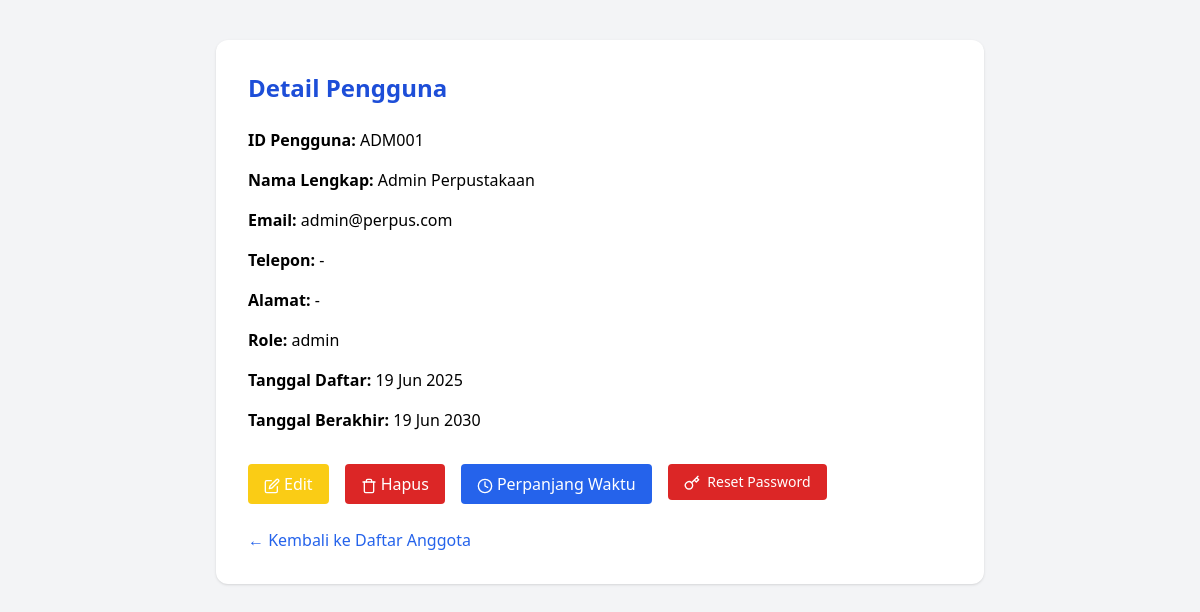
/perpuskita/anggota_detail.php?id=ADM001 (signed in), run on the app's committed database.
### tables this page shows
CREATE TABLE `pengguna` (
  `id_pengguna` varchar(10) NOT NULL,
  `nama_lengkap` varchar(100) DEFAULT NULL,
  `email` varchar(100) DEFAULT NULL,
  `password` varchar(255) DEFAULT NULL,
  `telepon` varchar(20) DEFAULT NULL,
  `alamat` text DEFAULT NULL,
  `tanggal_daftar` date DEFAULT NULL,
  `tanggal_berakhir` date DEFAULT NULL,
  `role` enum('admin','anggota') DEFAULT 'anggota'
);

### perpuskita/anggota_detail.php (the view, shortened to what this page needs)
<?php
include 'koneksi.php';
$id = $_GET['id'];
$stmt = $conn->prepare("SELECT * FROM pengguna WHERE id_pengguna = ?");
$stmt->bind_param("s", $id);
$stmt->execute();
$result = $stmt->get_result();
$anggota = $result->fetch_assoc();
?>
<!DOCTYPE html>
<html lang="id">
<head>
  <script src="https://cdn.tailwindcss.com"></script>
</head>
<body class="bg-gray-100 min-h-screen px-6 py-10">
  <div class="max-w-3xl mx-auto bg-white p-8 rounded-xl shadow">
    <h1 class="text-2xl font-bold text-blue-700 mb-6">Detail Pengguna</h1>
    <div class="space-y-4">
      <p><strong>ID Pengguna:</strong> <?= htmlspecialchars($anggota['id_pengguna']) ?></p>
      <p><strong>Nama Lengkap:</strong> <?= htmlspecialchars($anggota['nama_lengkap']) ?></p>
      <p><strong>Email:</strong> <?= htmlspecialchars($anggota['email']) ?></p>
      <p><strong>Telepon:</strong> <?= htmlspecialchars($anggota['telepon']) ?></p>
      <p><strong>Alamat:</strong> <?= htmlspecialchars($anggota['alamat']) ?></p>
      <p><strong>Role:</strong> <?= htmlspecialchars($anggota['role']) ?></p>
      <p><strong>Tanggal Daftar:</strong> <?= htmlspecialchars(date('d M Y', strtotime($anggota['tanggal_daftar']))) ?></p>
      <p><strong>Tanggal Berakhir:</strong> <?= htmlspecialchars(date('d M Y', strtotime($anggota['tanggal_berakhir']))) ?></p>
    </div>
    <div class="mt-8 flex gap-4">
      <a href="anggota_edit.php?id=<?= $anggota['id_pengguna'] ?>" class="bg-yellow-400 text-white px-4 py-2 rounded hover:bg-yellow-500">
        <i data-feather="edit" class="inline w-4 h-4 mr-1"></i>Edit
      </a>
      <a href="anggota_hapus.php?id=<?= $anggota['id_pengguna'] ?>" onclick="return confirm('Yakin ingin menghapus data ini?')" class="bg-red-600 text-white px-4 py-2 rounded hover:bg-red-700">
        <i data-feather="trash" class="inline w-4 h-4 mr-1"></i>Hapus
      </a>
      <a href="anggota_perpanjang.php?id=<?= $anggota['id_pengguna'] ?>" class="bg-blue-600 text-white px-4 py-2 rounded hover:bg-blue-700">
        <i data-feather="clock" class="inline w-4 h-4 mr-1"></i>Perpanjang Waktu
      </a>
      <form method="POST" onsubmit="return confirm('Reset password anggota ini? Password akan digenerate otomatis.')">
        <button type="submit" name="reset_password" class="bg-red-600 hover:bg-red-700 text-white px-4 py-2 rounded text-sm">
            <i data-feather="key" class="inline w-4 h-4 mr-1"></i> Reset Password
        </button>
</form>
    </div>
    <div class="mt-6">
      <a href="anggota_admin.php" class="text-blue-600 hover:underline">&larr; Kembali ke Daftar Anggota</a>
    </div>
  </div>
</body>
</html>

### data on the page
pengguna: id_pengguna "ADM001", nama_lengkap "Admin Perpustakaan", email "admin@perpus.com", telepon "-", alamat "-", role "admin", tanggal_daftar "19 Jun 2025", tanggal_berakhir "19 Jun 2030"
